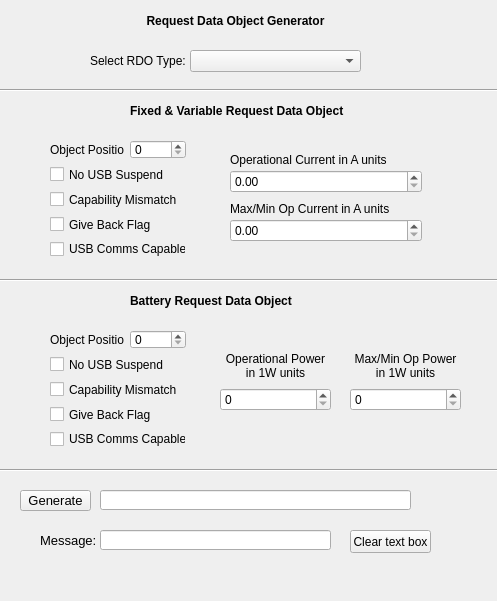
<?xml version="1.0" encoding="UTF-8"?>
<ui version="4.0">
 <class>rdo</class>
 <widget class="QWidget" name="rdo">
  <property name="geometry">
   <rect>
    <x>0</x>
    <y>0</y>
    <width>497</width>
    <height>601</height>
   </rect>
  </property>
  <property name="windowTitle">
   <string>Form</string>
  </property>
  <widget class="QLineEdit" name="lineEdit">
   <property name="geometry">
    <rect>
     <x>100</x>
     <y>490</y>
     <width>311</width>
     <height>20</height>
    </rect>
   </property>
   <property name="font">
    <font>
     <pointsize>10</pointsize>
    </font>
   </property>
  </widget>
  <widget class="QLabel" name="label_12">
   <property name="geometry">
    <rect>
     <x>40</x>
     <y>530</y>
     <width>61</width>
     <height>20</height>
    </rect>
   </property>
   <property name="font">
    <font>
     <pointsize>10</pointsize>
    </font>
   </property>
   <property name="text">
    <string>Message:</string>
   </property>
  </widget>
  <widget class="QLabel" name="label_3">
   <property name="geometry">
    <rect>
     <x>130</x>
     <y>290</y>
     <width>191</width>
     <height>21</height>
    </rect>
   </property>
   <property name="font">
    <font>
     <pointsize>9</pointsize>
     <weight>75</weight>
     <bold>true</bold>
    </font>
   </property>
   <property name="text">
    <string>Battery Request Data Object</string>
   </property>
  </widget>
  <widget class="QPushButton" name="pushButton">
   <property name="geometry">
    <rect>
     <x>20</x>
     <y>490</y>
     <width>71</width>
     <height>21</height>
    </rect>
   </property>
   <property name="font">
    <font>
     <pointsize>10</pointsize>
    </font>
   </property>
   <property name="text">
    <string>Generate</string>
   </property>
  </widget>
  <widget class="QLabel" name="label_4">
   <property name="geometry">
    <rect>
     <x>90</x>
     <y>50</y>
     <width>101</width>
     <height>21</height>
    </rect>
   </property>
   <property name="font">
    <font>
     <pointsize>9</pointsize>
     <weight>50</weight>
     <bold>false</bold>
    </font>
   </property>
   <property name="text">
    <string>Select RDO Type:</string>
   </property>
  </widget>
  <widget class="QLabel" name="label">
   <property name="geometry">
    <rect>
     <x>130</x>
     <y>10</y>
     <width>211</width>
     <height>21</height>
    </rect>
   </property>
   <property name="font">
    <font>
     <pointsize>9</pointsize>
     <weight>75</weight>
     <bold>true</bold>
    </font>
   </property>
   <property name="text">
    <string>Request Data Object Generator</string>
   </property>
   <property name="alignment">
    <set>Qt::AlignCenter</set>
   </property>
  </widget>
  <widget class="Line" name="line_2">
   <property name="geometry">
    <rect>
     <x>-50</x>
     <y>270</y>
     <width>591</width>
     <height>20</height>
    </rect>
   </property>
   <property name="font">
    <font>
     <pointsize>8</pointsize>
    </font>
   </property>
   <property name="orientation">
    <enum>Qt::Horizontal</enum>
   </property>
  </widget>
  <widget class="QComboBox" name="comboBox">
   <property name="geometry">
    <rect>
     <x>190</x>
     <y>50</y>
     <width>171</width>
     <height>22</height>
    </rect>
   </property>
   <property name="font">
    <font>
     <pointsize>9</pointsize>
     <weight>50</weight>
     <bold>false</bold>
    </font>
   </property>
  </widget>
  <widget class="QWidget" name="layoutWidget">
   <property name="geometry">
    <rect>
     <x>230</x>
     <y>150</y>
     <width>192</width>
     <height>92</height>
    </rect>
   </property>
   <property name="font">
    <font>
     <pointsize>9</pointsize>
    </font>
   </property>
   <layout class="QGridLayout" name="gridLayout_5">
    <property name="horizontalSpacing">
     <number>2</number>
    </property>
    <item row="0" column="0">
     <layout class="QGridLayout" name="gridLayout_3">
      <property name="horizontalSpacing">
       <number>2</number>
      </property>
      <item row="1" column="0">
       <widget class="QDoubleSpinBox" name="op_curr">
        <property name="font">
         <font>
          <pointsize>9</pointsize>
         </font>
        </property>
       </widget>
      </item>
      <item row="0" column="0">
       <widget class="QLabel" name="label_6">
        <property name="font">
         <font>
          <pointsize>9</pointsize>
         </font>
        </property>
        <property name="text">
         <string>Operational Current in A units</string>
        </property>
       </widget>
      </item>
     </layout>
    </item>
    <item row="1" column="0">
     <layout class="QGridLayout" name="gridLayout_4">
      <property name="horizontalSpacing">
       <number>2</number>
      </property>
      <item row="0" column="0">
       <widget class="QLabel" name="label_7">
        <property name="font">
         <font>
          <pointsize>9</pointsize>
         </font>
        </property>
        <property name="text">
         <string>Max/Min Op Current in A units</string>
        </property>
       </widget>
      </item>
      <item row="1" column="0">
       <widget class="QDoubleSpinBox" name="min_curr">
        <property name="font">
         <font>
          <pointsize>9</pointsize>
         </font>
        </property>
       </widget>
      </item>
     </layout>
    </item>
   </layout>
  </widget>
  <widget class="Line" name="line">
   <property name="geometry">
    <rect>
     <x>-70</x>
     <y>80</y>
     <width>731</width>
     <height>20</height>
    </rect>
   </property>
   <property name="font">
    <font>
     <pointsize>8</pointsize>
    </font>
   </property>
   <property name="orientation">
    <enum>Qt::Horizontal</enum>
   </property>
  </widget>
  <widget class="QLabel" name="label_2">
   <property name="geometry">
    <rect>
     <x>130</x>
     <y>100</y>
     <width>251</width>
     <height>21</height>
    </rect>
   </property>
   <property name="font">
    <font>
     <pointsize>9</pointsize>
     <weight>75</weight>
     <bold>true</bold>
    </font>
   </property>
   <property name="text">
    <string>Fixed &amp; Variable Request Data Object</string>
   </property>
  </widget>
  <widget class="Line" name="line_4">
   <property name="geometry">
    <rect>
     <x>-30</x>
     <y>460</y>
     <width>761</width>
     <height>20</height>
    </rect>
   </property>
   <property name="font">
    <font>
     <pointsize>8</pointsize>
    </font>
   </property>
   <property name="orientation">
    <enum>Qt::Horizontal</enum>
   </property>
  </widget>
  <widget class="QLineEdit" name="lineEdit_10">
   <property name="geometry">
    <rect>
     <x>100</x>
     <y>530</y>
     <width>231</width>
     <height>20</height>
    </rect>
   </property>
   <property name="font">
    <font>
     <pointsize>10</pointsize>
    </font>
   </property>
  </widget>
  <widget class="QWidget" name="layoutWidget">
   <property name="geometry">
    <rect>
     <x>220</x>
     <y>350</y>
     <width>111</width>
     <height>61</height>
    </rect>
   </property>
   <layout class="QGridLayout" name="gridLayout_7">
    <item row="1" column="0">
     <widget class="QSpinBox" name="op_pwr"/>
    </item>
    <item row="0" column="0">
     <widget class="QLabel" name="label_10">
      <property name="font">
       <font>
        <pointsize>9</pointsize>
       </font>
      </property>
      <property name="text">
       <string>Operational Power in 1W units</string>
      </property>
      <property name="alignment">
       <set>Qt::AlignCenter</set>
      </property>
      <property name="wordWrap">
       <bool>true</bool>
      </property>
     </widget>
    </item>
   </layout>
  </widget>
  <widget class="QWidget" name="layoutWidget">
   <property name="geometry">
    <rect>
     <x>350</x>
     <y>350</y>
     <width>111</width>
     <height>61</height>
    </rect>
   </property>
   <layout class="QGridLayout" name="gridLayout_8">
    <item row="0" column="0">
     <widget class="QLabel" name="label_9">
      <property name="font">
       <font>
        <pointsize>9</pointsize>
       </font>
      </property>
      <property name="text">
       <string>Max/Min Op Power  in 1W units</string>
      </property>
      <property name="alignment">
       <set>Qt::AlignCenter</set>
      </property>
      <property name="wordWrap">
       <bool>true</bool>
      </property>
     </widget>
    </item>
    <item row="1" column="0">
     <widget class="QSpinBox" name="max_pwr"/>
    </item>
   </layout>
  </widget>
  <widget class="QPushButton" name="pushButton_2">
   <property name="geometry">
    <rect>
     <x>350</x>
     <y>530</y>
     <width>81</width>
     <height>23</height>
    </rect>
   </property>
   <property name="text">
    <string>Clear text box</string>
   </property>
  </widget>
  <widget class="QWidget" name="">
   <property name="geometry">
    <rect>
     <x>50</x>
     <y>330</y>
     <width>136</width>
     <height>118</height>
    </rect>
   </property>
   <layout class="QGridLayout" name="gridLayout">
    <item row="0" column="0">
     <widget class="QLabel" name="label_8">
      <property name="font">
       <font>
        <pointsize>9</pointsize>
       </font>
      </property>
      <property name="text">
       <string>Object Position</string>
      </property>
     </widget>
    </item>
    <item row="0" column="1">
     <widget class="QSpinBox" name="opj_pos2">
      <property name="font">
       <font>
        <pointsize>9</pointsize>
       </font>
      </property>
     </widget>
    </item>
    <item row="1" column="0" colspan="2">
     <widget class="QCheckBox" name="sus_2">
      <property name="font">
       <font>
        <pointsize>9</pointsize>
       </font>
      </property>
      <property name="text">
       <string>No USB Suspend</string>
      </property>
     </widget>
    </item>
    <item row="2" column="0" colspan="2">
     <widget class="QCheckBox" name="cap_2">
      <property name="font">
       <font>
        <pointsize>9</pointsize>
       </font>
      </property>
      <property name="text">
       <string>Capability Mismatch</string>
      </property>
     </widget>
    </item>
    <item row="3" column="0" colspan="2">
     <widget class="QCheckBox" name="gvk_2">
      <property name="font">
       <font>
        <pointsize>9</pointsize>
       </font>
      </property>
      <property name="text">
       <string>Give Back Flag</string>
      </property>
     </widget>
    </item>
    <item row="4" column="0" colspan="2">
     <widget class="QCheckBox" name="coms_2">
      <property name="font">
       <font>
        <pointsize>9</pointsize>
       </font>
      </property>
      <property name="text">
       <string>USB Comms Capable</string>
      </property>
     </widget>
    </item>
   </layout>
  </widget>
  <widget class="QWidget" name="">
   <property name="geometry">
    <rect>
     <x>50</x>
     <y>140</y>
     <width>136</width>
     <height>118</height>
    </rect>
   </property>
   <layout class="QGridLayout" name="gridLayout_2">
    <item row="0" column="0">
     <widget class="QLabel" name="label_5">
      <property name="font">
       <font>
        <pointsize>9</pointsize>
       </font>
      </property>
      <property name="text">
       <string>Object Position</string>
      </property>
     </widget>
    </item>
    <item row="0" column="1">
     <widget class="QSpinBox" name="obj_pos_1">
      <property name="font">
       <font>
        <pointsize>9</pointsize>
       </font>
      </property>
     </widget>
    </item>
    <item row="1" column="0" colspan="2">
     <widget class="QCheckBox" name="sus_1">
      <property name="font">
       <font>
        <pointsize>9</pointsize>
       </font>
      </property>
      <property name="text">
       <string>No USB Suspend</string>
      </property>
     </widget>
    </item>
    <item row="2" column="0" colspan="2">
     <widget class="QCheckBox" name="cap_1">
      <property name="font">
       <font>
        <pointsize>9</pointsize>
       </font>
      </property>
      <property name="text">
       <string>Capability Mismatch</string>
      </property>
     </widget>
    </item>
    <item row="3" column="0" colspan="2">
     <widget class="QCheckBox" name="gvk_1">
      <property name="font">
       <font>
        <pointsize>9</pointsize>
       </font>
      </property>
      <property name="text">
       <string>Give Back Flag</string>
      </property>
     </widget>
    </item>
    <item row="4" column="0" colspan="2">
     <widget class="QCheckBox" name="coms_1">
      <property name="font">
       <font>
        <pointsize>9</pointsize>
       </font>
      </property>
      <property name="text">
       <string>USB Comms Capable</string>
      </property>
     </widget>
    </item>
   </layout>
  </widget>
 </widget>
 <tabstops>
  <tabstop>comboBox</tabstop>
  <tabstop>obj_pos_1</tabstop>
  <tabstop>sus_1</tabstop>
  <tabstop>cap_1</tabstop>
  <tabstop>gvk_1</tabstop>
  <tabstop>coms_1</tabstop>
  <tabstop>op_curr</tabstop>
  <tabstop>min_curr</tabstop>
  <tabstop>opj_pos2</tabstop>
  <tabstop>cap_2</tabstop>
  <tabstop>coms_2</tabstop>
  <tabstop>op_pwr</tabstop>
  <tabstop>max_pwr</tabstop>
  <tabstop>pushButton</tabstop>
  <tabstop>lineEdit</tabstop>
  <tabstop>lineEdit_10</tabstop>
 </tabstops>
 <resources/>
 <connections/>
</ui>
